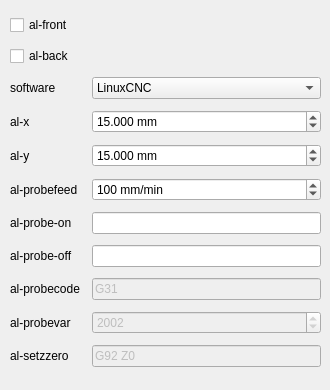
    <widget class="QWidget" name="autolevellerTab">
     <attribute name="title">
      <string>Autoleveller</string>
     </attribute>
     <widget class="QWidget" name="formLayoutWidget_5">
      <property name="geometry">
       <rect>
        <x>10</x>
        <y>10</y>
        <width>311</width>
        <height>371</height>
       </rect>
      </property>
      <layout class="QGridLayout" name="autolevellerGridLayout">
       <property name="sizeConstraint">
        <enum>QLayout::SetDefaultConstraint</enum>
       </property>
       <property name="horizontalSpacing">
        <number>12</number>
       </property>
       <property name="verticalSpacing">
        <number>6</number>
       </property>
       <item row="7" column="0">
        <widget class="QLabel" name="alprobeoffLabel">
         <property name="toolTip">
          <string>&lt;html&gt;&lt;head/&gt;&lt;body&gt;&lt;p&gt;Insert these commands at the end of the probing sequence, replacing the standard M0 command. You can use this argument to add a M64/M65 command (LinuxCNC) to automatically disable the probe tool. Use a at sign (@) to insert a newline&lt;/p&gt;&lt;/body&gt;&lt;/html&gt;</string>
         </property>
         <property name="text">
          <string>al-probe-off</string>
         </property>
        </widget>
       </item>
       <item row="8" column="0">
        <widget class="QLabel" name="alprobecodeLabel">
         <property name="enabled">
          <bool>true</bool>
         </property>
         <property name="toolTip">
          <string>&lt;html&gt;&lt;head/&gt;&lt;body&gt;&lt;p&gt;custom Z probe code. For example, LinuxCNC uses G38.2 while Mach3, Mach4 and TurboCNC use G31. If unspecified, G31 will be used. This option is relevant only when --software=custom&lt;/p&gt;&lt;/body&gt;&lt;/html&gt;</string>
         </property>
         <property name="text">
          <string>al-probecode</string>
         </property>
        </widget>
       </item>
       <item row="3" column="0">
        <widget class="QLabel" name="alxLabel">
         <property name="toolTip">
          <string>&lt;html&gt;&lt;head/&gt;&lt;body&gt;&lt;p&gt;Width of the probing on the X axis. Higher values increase the levelling precision but also increases the probing time (but not the milling time)&lt;/p&gt;&lt;/body&gt;&lt;/html&gt;</string>
         </property>
         <property name="text">
          <string>al-x</string>
         </property>
        </widget>
       </item>
       <item row="6" column="0">
        <widget class="QLabel" name="alprobeonLabel">
         <property name="toolTip">
          <string>&lt;html&gt;&lt;head/&gt;&lt;body&gt;&lt;p&gt;Insert these commands at the start of the probing sequence. You can use this argument to add a M64/M65 command (LinuxCNC) to automatically enable the probe tool. Use a at sign (@) to insert a newline&lt;/p&gt;&lt;/body&gt;&lt;/html&gt;</string>
         </property>
         <property name="text">
          <string>al-probe-on</string>
         </property>
        </widget>
       </item>
       <item row="5" column="0">
        <widget class="QLabel" name="alprobefeedLabel">
         <property name="toolTip">
          <string>&lt;html&gt;&lt;head/&gt;&lt;body&gt;&lt;p&gt;Probe speed on the Z axis. Higher values decrease the probing time but also increase the wear of the probing tool&lt;/p&gt;&lt;/body&gt;&lt;/html&gt;</string>
         </property>
         <property name="text">
          <string>al-probefeed</string>
         </property>
        </widget>
       </item>
       <item row="3" column="1">
        <widget class="QDoubleSpinBox" name="alxDoubleSpinBox">
         <property name="toolTip">
          <string>&lt;html&gt;&lt;head/&gt;&lt;body&gt;&lt;p&gt;Width of the probing on the X axis. Higher values increase the levelling precision but also increases the probing time (but not the milling time)&lt;/p&gt;&lt;/body&gt;&lt;/html&gt;</string>
         </property>
         <property name="suffix">
          <string> mm</string>
         </property>
         <property name="decimals">
          <number>3</number>
         </property>
         <property name="minimum">
          <double>1.000000000000000</double>
         </property>
         <property name="maximum">
          <double>1000.000000000000000</double>
         </property>
         <property name="value">
          <double>15.000000000000000</double>
         </property>
        </widget>
       </item>
       <item row="4" column="1">
        <widget class="QDoubleSpinBox" name="alyDoubleSpinBox">
         <property name="toolTip">
          <string>&lt;html&gt;&lt;head/&gt;&lt;body&gt;&lt;p&gt;Width of the probing on the Y axis. Higher values increase the levelling precision but also increases the probing time (but not the milling time)&lt;/p&gt;&lt;/body&gt;&lt;/html&gt;</string>
         </property>
         <property name="suffix">
          <string> mm</string>
         </property>
         <property name="decimals">
          <number>3</number>
         </property>
         <property name="minimum">
          <double>1.000000000000000</double>
         </property>
         <property name="maximum">
          <double>1000.000000000000000</double>
         </property>
         <property name="value">
          <double>15.000000000000000</double>
         </property>
        </widget>
       </item>
       <item row="4" column="0">
        <widget class="QLabel" name="alyLabel">
         <property name="toolTip">
          <string>&lt;html&gt;&lt;head/&gt;&lt;body&gt;&lt;p&gt;Width of the probing on the Y axis. Higher values increase the levelling precision but also increases the probing time (but not the milling time)&lt;/p&gt;&lt;/body&gt;&lt;/html&gt;</string>
         </property>
         <property name="text">
          <string>al-y</string>
         </property>
        </widget>
       </item>
       <item row="2" column="0">
        <widget class="QLabel" name="softwareLabel">
         <property name="toolTip">
          <string>&lt;html&gt;&lt;head/&gt;&lt;body&gt;&lt;p&gt;the height probing commands are different from software to software. Use this option to select the used software; currently supported softwares are LinuxCNC, Mach3, Mach4 and custom. With custom you can specify al-probecode, al-probevar and al-setzzero, in order to generate gcode for an unsupported software. For compatibility reasons, the custom gcode is much bigger (3-4 times) than the gcode for a supported software.&lt;/p&gt;&lt;/body&gt;&lt;/html&gt;</string>
         </property>
         <property name="text">
          <string>software</string>
         </property>
        </widget>
       </item>
       <item row="6" column="1">
        <widget class="QLineEdit" name="alprobeonLineEdit">
         <property name="toolTip">
          <string>&lt;html&gt;&lt;head/&gt;&lt;body&gt;&lt;p&gt;Insert these commands at the start of the probing sequence. You can use this argument to add a M64/M65 command (LinuxCNC) to automatically enable the probe tool. Use a at sign (@) to insert a newline&lt;/p&gt;&lt;/body&gt;&lt;/html&gt;</string>
         </property>
         <property name="placeholderText">
          <string/>
         </property>
        </widget>
       </item>
       <item row="7" column="1">
        <widget class="QLineEdit" name="alprobeoffLineEdit">
         <property name="toolTip">
          <string>&lt;html&gt;&lt;head/&gt;&lt;body&gt;&lt;p&gt;Insert these commands at the end of the probing sequence, replacing the standard M0 command. You can use this argument to add a M64/M65 command (LinuxCNC) to automatically disable the probe tool. Use a at sign (@) to insert a newline&lt;/p&gt;&lt;/body&gt;&lt;/html&gt;</string>
         </property>
        </widget>
       </item>
       <item row="2" column="1">
        <widget class="QComboBox" name="softwareComboBox">
         <property name="toolTip">
          <string>&lt;html&gt;&lt;head/&gt;&lt;body&gt;&lt;p&gt;the height probing commands are different from software to software. Use this option to select the used software; currently supported softwares are LinuxCNC, Mach3, Mach4 and custom. With custom you can specify al-probecode, al-probevar and al-setzzero, in order to generate gcode for an unsupported software. For compatibility reasons, the custom gcode is much bigger (3-4 times) than the gcode for a supported software.&lt;/p&gt;&lt;/body&gt;&lt;/html&gt;</string>
         </property>
         <item>
          <property name="text">
           <string>LinuxCNC</string>
          </property>
         </item>
         <item>
          <property name="text">
           <string>Mach3</string>
          </property>
         </item>
         <item>
          <property name="text">
           <string>Mach4</string>
          </property>
         </item>
         <item>
          <property name="text">
           <string>Chilipeppr</string>
          </property>
         </item>
         <item>
          <property name="text">
           <string>custom</string>
          </property>
         </item>
        </widget>
       </item>
       <item row="0" column="0">
        <widget class="QCheckBox" name="alfrontCheckBox">
         <property name="toolTip">
          <string>&lt;html&gt;&lt;head/&gt;&lt;body&gt;&lt;p&gt;Enable the autoleveller for the front side&lt;/p&gt;&lt;/body&gt;&lt;/html&gt;</string>
         </property>
         <property name="text">
          <string>al-front</string>
         </property>
         <property name="checked">
          <bool>false</bool>
         </property>
        </widget>
       </item>
       <item row="1" column="0">
        <widget class="QCheckBox" name="albackCheckBox">
         <property name="toolTip">
          <string>&lt;html&gt;&lt;head/&gt;&lt;body&gt;&lt;p&gt;Enable the autoleveller for the front side&lt;/p&gt;&lt;/body&gt;&lt;/html&gt;</string>
         </property>
         <property name="text">
          <string>al-back</string>
         </property>
         <property name="checked">
          <bool>false</bool>
         </property>
        </widget>
       </item>
       <item row="5" column="1">
        <widget class="QSpinBox" name="alprobefeedSpinBox">
         <property name="toolTip">
          <string>&lt;html&gt;&lt;head/&gt;&lt;body&gt;&lt;p&gt;Probe speed on the Z axis. Higher values decrease the probing time but also increase the wear of the probing tool&lt;/p&gt;&lt;/body&gt;&lt;/html&gt;</string>
         </property>
         <property name="suffix">
          <string> mm/min</string>
         </property>
         <property name="maximum">
          <number>5000</number>
         </property>
         <property name="singleStep">
          <number>10</number>
         </property>
         <property name="value">
          <number>100</number>
         </property>
        </widget>
       </item>
       <item row="9" column="0">
        <widget class="QLabel" name="alprobevarLabel">
         <property name="enabled">
          <bool>true</bool>
         </property>
         <property name="toolTip">
          <string>&lt;html&gt;&lt;head/&gt;&lt;body&gt;&lt;p&gt;custom Z probe result variable. For example, LinuxCNC uses 5063 while Mach3, Mach4 and TurboCNC use 2002. If unspecified,  2002  will be used. This option is relevant only when --software=custom&lt;/p&gt;&lt;/body&gt;&lt;/html&gt;</string>
         </property>
         <property name="text">
          <string>al-probevar</string>
         </property>
        </widget>
       </item>
       <item row="10" column="0">
        <widget class="QLabel" name="alsetzzeroLabel">
         <property name="enabled">
          <bool>true</bool>
         </property>
         <property name="toolTip">
          <string>&lt;html&gt;&lt;head/&gt;&lt;body&gt;&lt;p&gt;custom gcode for setting the actual height as the zero of the Z axis. For example, LinuxCNC uses G10 L20 P0 Z0 while Mach3, Mach4 and TurboCNC use G92 Z0. If unspecified, G92 Z0 will be used. This option is relevant only when --software=custom&lt;/p&gt;&lt;/body&gt;&lt;/html&gt;</string>
         </property>
         <property name="text">
          <string>al-setzzero</string>
         </property>
        </widget>
       </item>
       <item row="8" column="1">
        <widget class="QLineEdit" name="alprobecodeLineEdit">
         <property name="enabled">
          <bool>false</bool>
         </property>
         <property name="toolTip">
          <string>&lt;html&gt;&lt;head/&gt;&lt;body&gt;&lt;p&gt;custom Z probe code. For example, LinuxCNC uses G38.2 while Mach3, Mach4 and TurboCNC use G31. If unspecified, G31 will be used. This option is relevant only when --software=custom&lt;/p&gt;&lt;/body&gt;&lt;/html&gt;</string>
         </property>
         <property name="text">
          <string>G31</string>
         </property>
        </widget>
       </item>
       <item row="10" column="1">
        <widget class="QLineEdit" name="alsetzzeroLineEdit">
         <property name="enabled">
          <bool>false</bool>
         </property>
         <property name="toolTip">
          <string>&lt;html&gt;&lt;head/&gt;&lt;body&gt;&lt;p&gt;custom gcode for setting the actual height as the zero of the Z axis. For example, LinuxCNC uses G10 L20 P0 Z0 while Mach3, Mach4 and TurboCNC use G92 Z0. If unspecified, G92 Z0 will be used. This option is relevant only when --software=custom&lt;/p&gt;&lt;/body&gt;&lt;/html&gt;</string>
         </property>
         <property name="text">
          <string>G92 Z0</string>
         </property>
        </widget>
       </item>
       <item row="9" column="1">
        <widget class="QSpinBox" name="alprobevarSpinBox">
         <property name="enabled">
          <bool>false</bool>
         </property>
         <property name="toolTip">
          <string>&lt;html&gt;&lt;head/&gt;&lt;body&gt;&lt;p&gt;custom Z probe result variable. For example, LinuxCNC uses 5063 while Mach3, Mach4 and TurboCNC use 2002. If unspecified,  2002  will be used. This option is relevant only when --software=custom&lt;/p&gt;&lt;/body&gt;&lt;/html&gt;</string>
         </property>
         <property name="suffix">
          <string/>
         </property>
         <property name="prefix">
          <string/>
         </property>
         <property name="minimum">
          <number>1</number>
         </property>
         <property name="maximum">
          <number>100000</number>
         </property>
         <property name="value">
          <number>2002</number>
         </property>
        </widget>
       </item>
      </layout>
     </widget>
    </widget>
